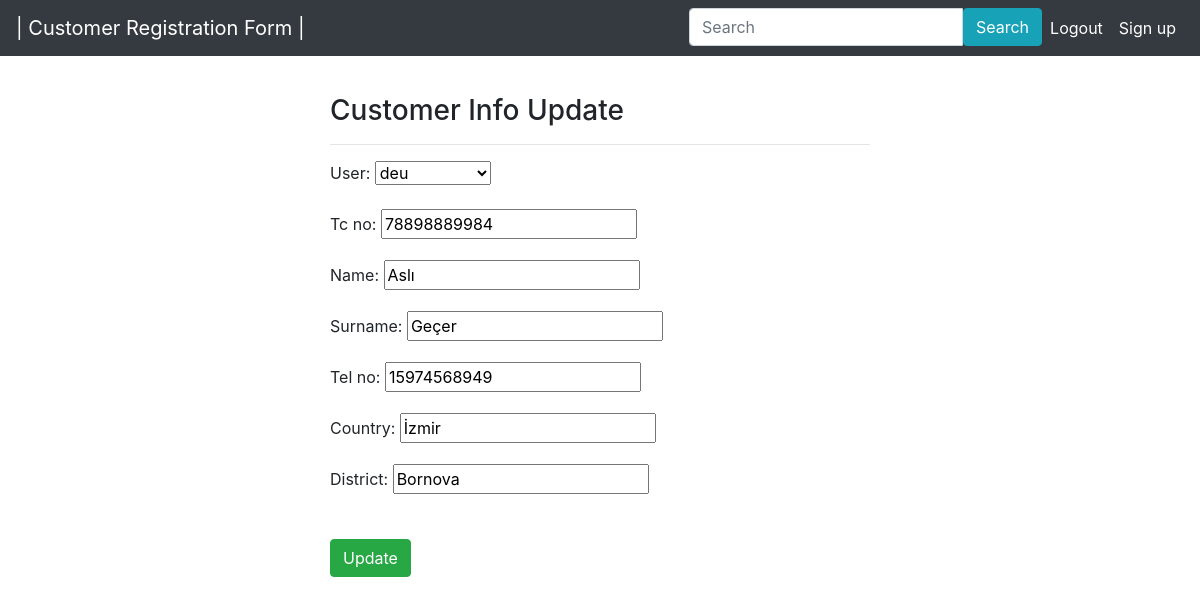
Page /update/7 (signed in) on the committed database.
### customer/models.py (models this page shows, shortened)
class Customer(models.Model):
  user = models.ForeignKey('auth.User', on_delete=models.CASCADE,verbose_name='User')
  tc = models.CharField(verbose_name='Tc no',max_length=11, unique=True)
  name = models.CharField(max_length=50, verbose_name='Name')
  surname = models.CharField(max_length=50, verbose_name='Surname')
  phone = models.CharField(verbose_name='Tel no', max_length=11)
  city = models.CharField(max_length=50, verbose_name='Country')
  district = models.CharField(max_length=50, verbose_name='district')
  created_date = models.DateTimeField(auto_now_add=True, verbose_name='created date')

### customer/views.py (the view)
# urls.py: path('update/<int:id>',views.UpdateCustomer, name='updatecustomer'),
@login_required(login_url="user:login")
def UpdateCustomer(request, id):
    customer = get_object_or_404(Customer, id=id)
    form = CustomerForm(request.POST or None,
                        request.FILES or None, instance=customer)
    if form.is_valid():
        customer = form.save(commit=False)
        customer.user = request.user
        customer.save()
        messages.success(request, "Customer record updated Succesfully...")
        return redirect('customer:index')
    return render(request, 'update.html', {"form": form})

### customer/forms.py
class CustomerForm(forms.ModelForm):
  tc : forms.Textarea(attrs={'rows': '3', 'minlength': 10,'maxlength': 11})
  class Meta:
    model=Customer
    fields = ["user","tc","name","surname","phone","city","district"]

### templates/update.html (shortened to what this page needs)
{% extends 'layout.html' %}
{% block body %}
<br>
<div class="row">
  <div class="col-md-6 offset-md-3">
    <h3>Customer Info Update</h3>
    <hr>
    <form method="post">
        {{form.as_p}}
        <br>
        <button type="submit" class="btn btn-success">Update</button>
    </form>
  </div>
</div>
{% endblock body %}

### rows in the picture
Customer: user "deu", tc "78898889984", name "Aslı", surname "Geçer", phone "15974568949", city "İzmir", district "Bornova"
